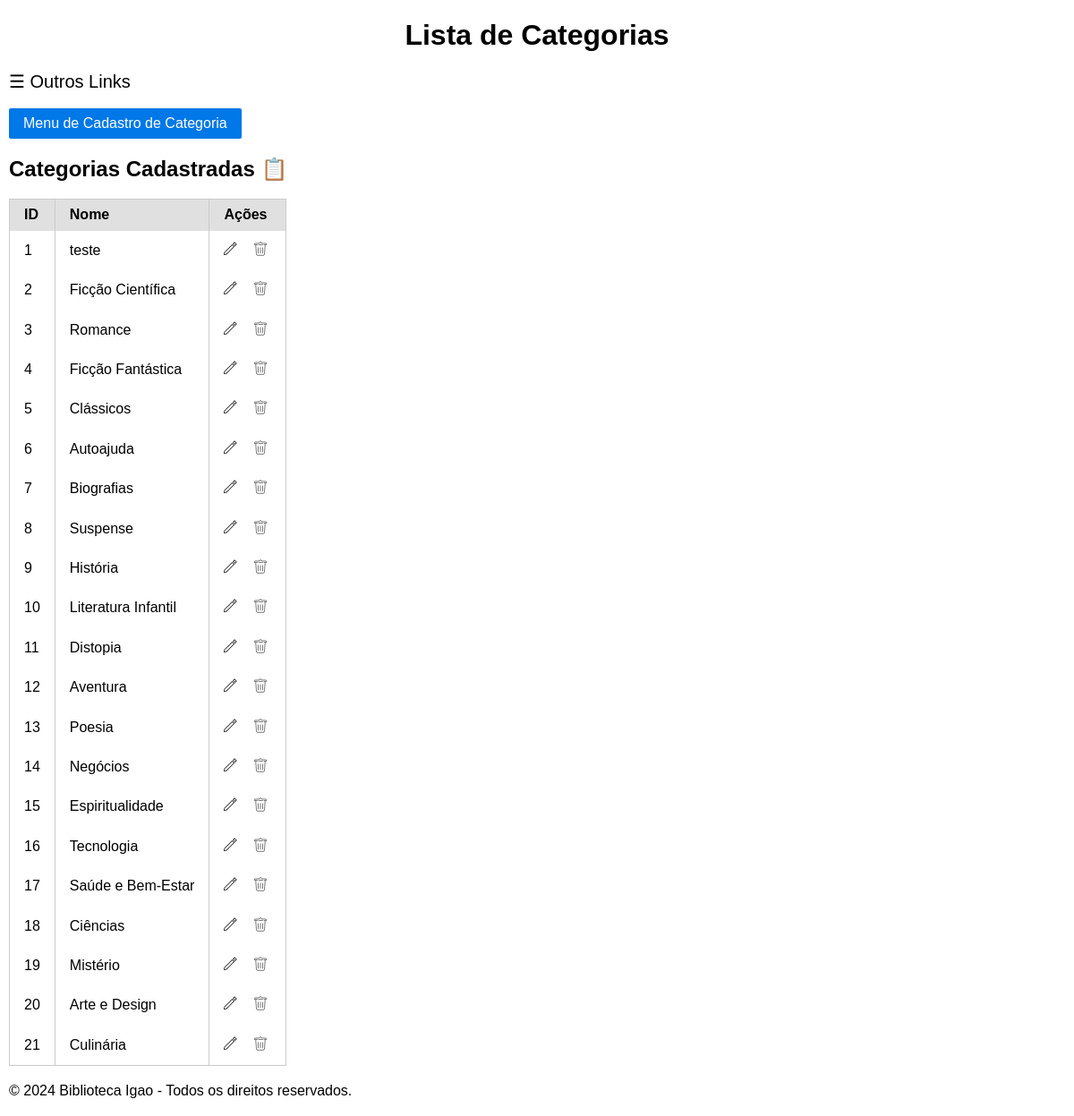
The app's page /categories/categorias with its own data.
### Uniao/model/Categorias.py (models this page shows, shortened)
class Categorias(database.Model):
    id = database.Column(database.Integer, primary_key=True)
    nome = database.Column(database.String(50), nullable=False)
    livros = database.relationship("Livros", back_populates="categoria", lazy=True)

### Uniao/controller/CategoriasController.py (the view)
@categoryController.route('/categorias', methods=['GET'])
def view_categories():
    nome = request.args.get('nome', '').strip()
    categorias = categoryRepository.searchCategories(nome)
    return render_template('Categorias/categorias.html', categorias=categorias, nome=nome)

### Uniao/DAO/CategoriaDao.py (called while the page is built)
    @staticmethod
    def searchCategories():
        try:
            return Categorias.query.all()
        except Exception as e:
            print(f"Erro ao buscar categorias: {e}")
            return []

### Uniao/repository/CategoriaRepository.py (called while the page is built)
    def searchCategories(self, nome=''):
        try:
            if nome:
                return self.categoriaDAO.searchCategoriesByName(nome)
            return self.categoriaDAO.searchCategories()
        except Exception as e:
            print(f"Erro ao buscar categorias: {e}")
            return []

### Uniao/templates/Categorias/categorias.html (shortened to what this page needs)
<!DOCTYPE html>
<html lang="pt-br">
<head>
    <link rel="stylesheet" href="{{ url_for('static', filename='css/base.css') }}">
    <link rel="stylesheet" href="{{ url_for('static', filename='css/formulario.css') }}">
    <link rel="stylesheet" href="{{ url_for('static', filename='css/table.css') }}">
</head>
<body>
    <header>
        <h1 class="centralizar">Lista de Categorias</h1>
    </header>
    <main>
        <span style="font-size:20px;cursor:pointer" onclick="openNav()">&#9776; Outros Links</span><br><br>
        <div class="imagem-botao toggle-button cancelar-animacao" data-target="esconder-categoria" onclick="toggleContent(this)">
            <button class="pure-button pure-button-primary">Menu de Cadastro de Categoria</button>
        </div>
        <h2>Categorias Cadastradas 📋</h2>
        <table class="pure-table">
            <thead>
                <tr>
                    <th>ID</th>
                    <th>Nome</th>
                    <th>Ações</th>
                </tr>
            </thead>
            <tbody>
                {% if categorias %}
                    {% for categoria in categorias %}
                    <tr>
                        <td>{{ categoria.id }}</td>
                        <td>{{ categoria.nome }}</td>
                        <td>
                            <button  class="imagem-botao" style="display:inline;">
                                <a href="{{ url_for('bp_categories.edit_category', id=categoria.id) }}"> <img src="{{url_for('static', filename='img/pencil.svg')}}" alt="Editar"></a>
                            </button>
                            <form action="{{ url_for('bp_categories.delete_category', id=categoria.id) }}" method="POST" style="display:inline;">
                                <button type="submit" style="cursor: pointer;" class="imagem-botao" onclick="return confirm('Tem certeza que deseja excluir esta categoria?')">
                                    <img style="cursor: pointer;" src="{{url_for('static', filename='img/delete.svg')}}" alt="Excluir">
                                </button>
                            </form>
                        </td>
                    </tr>
                    {% endfor %}
                {% else %}
                    <tr>
                        <td colspan="3">Nenhuma categoria encontrada.</td>
                    </tr>
                {% endif %}
            </tbody>
        </table>
    </main>
    {% include "Bases/rodape.html"%}
</body>
</html>

### Uniao/static/css/base.css (style rules this page uses)
html { line-height: 1.15; -webkit-text-size-adjust: 100% }
body { margin: 0 }
main { display: block }
h1 { font-size: 2em; margin: .67em 0 }
a { background-color: transparent }
img { border-style: none }
button, input, optgroup, select, textarea { font-family: inherit; font-size: 100%; line-height: 1.15; margin: 0 }
button, input { overflow: visible }
button, select { text-transform: none }
[type=button], [type=reset], [type=submit], button { -webkit-appearance: button }
html { font-family: sans-serif }
.pure-button { display: inline-block; line-height: normal; white-space: nowrap; vertical-align: middle; text-align: center; cursor: pointer; -webkit-user-drag: none; -webkit-user-select: none; user-select: none; box-sizing: border-box }
.pure-button { font-family: inherit; font-size: 100%; padding: .5em 1em; color: rgba(0, 0, 0, .8); border: none transparent; background-color: #e6e6e6; text-decoration: none; border-radius: 2px }
.pure-button-primary, .pure-button-selected, a.pure-button-primary, a.pure-button-selected { background-color: #0078e7; color: #fff }
.pure-table { border-collapse: collapse; border-spacing: 0; empty-cells: show; border: 1px solid #cbcbcb }
.pure-table td, .pure-table th { border-left: 1px solid #cbcbcb; border-width: 0 0 0 1px; font-size: inherit; margin: 0; overflow: visible; padding: .5em 1em }
.pure-table thead { background-color: #e0e0e0; color: #000; text-align: left; vertical-align: bottom }
.pure-table td { background-color: transparent }
body { padding-left: 10px; padding-right: 10px; }
.centralizar { text-align: center; }
.imagem-botao { background: none; border: none; padding: 0; }
.imagem-botao img { display: block; width: 24px; height: 24px; }
.toggle-button, .cancelar-animacao { display: flex; align-items: center; cursor: pointer; user-select: none; }
.cancelar-animacao { display: block; }
a { text-decoration: none; color: inherit; }

### Uniao/static/css/table.css (style rules this page uses)
.pure-table button { border: transparent; border-radius: 0px; text-shadow: none; color: none; }

### records on screen
Categorias: id "1", nome "teste"
Categorias: id "2", nome "Ficção Científica"
Categorias: id "3", nome "Romance"
Categorias: id "4", nome "Ficção Fantástica"
Categorias: id "5", nome "Clássicos"
Categorias: id "6", nome "Autoajuda"
Categorias: id "7", nome "Biografias"
Categorias: id "8", nome "Suspense"
Categorias: id "9", nome "História"
Categorias: id "10", nome "Literatura Infantil"
Categorias: id "11", nome "Distopia"
Categorias: id "12", nome "Aventura"
Categorias: id "13", nome "Poesia"
Categorias: id "14", nome "Negócios"
Categorias: id "15", nome "Espiritualidade"
Categorias: id "16", nome "Tecnologia"
Categorias: id "17", nome "Saúde e Bem-Estar"
Categorias: id "18", nome "Ciências"
Categorias: id "19", nome "Mistério"
Categorias: id "20", nome "Arte e Design"
Categorias: id "21", nome "Culinária"
